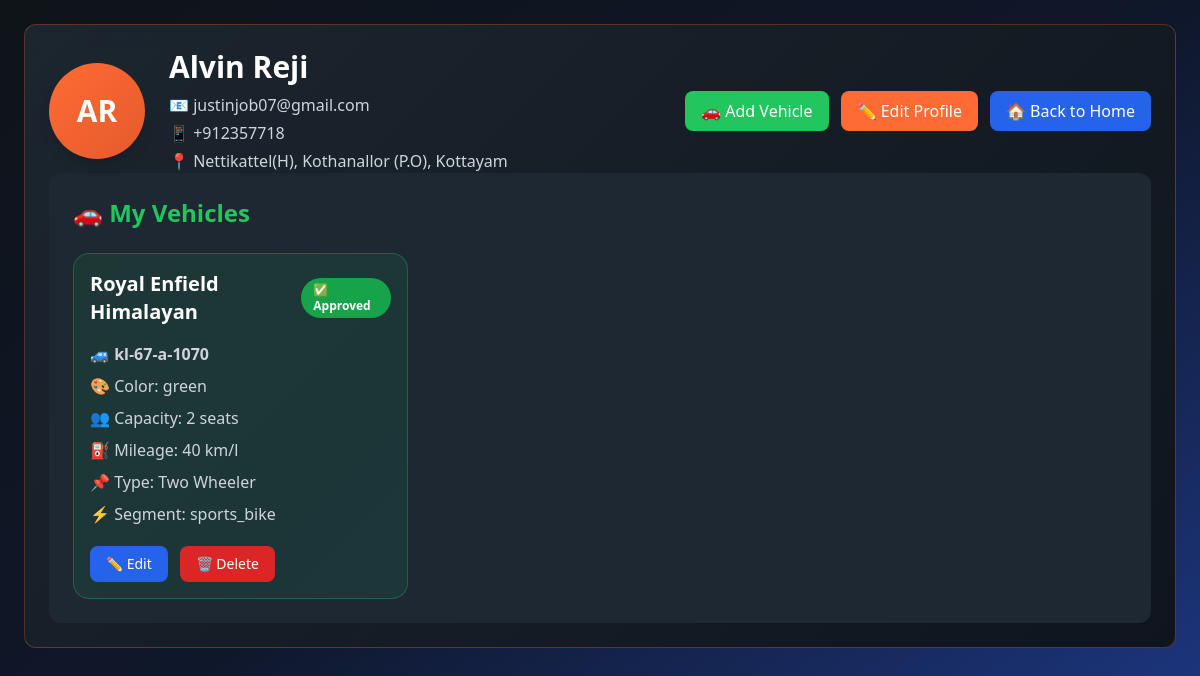
The app's page /user_profile (signed in) with its own data.
### home/models.py (models this page shows, shortened)
class User(AbstractUser):
    mobile = models.CharField(max_length=15,null=True, blank=True)
    address = models.CharField(max_length=200,null=True, blank=True)
    email = models.EmailField(null=True, blank=True, unique=True)
    gender = models.CharField(
        null=True, max_length=20,
        choices=[
            ('male', 'Male'),
            ('female', 'Female'),
            ('other','Others')
        ]
    )
    role = models.CharField(max_length= 20, null=True)
    rating = models.FloatField(default=0.0)
    profile_created=models.DateField(auto_now=True)
    preferences = models.JSONField(default=dict)
    is_blocked = models.CharField(default='no')

class Vehicle(models.Model):
    owner = models.ForeignKey(User, on_delete=models.CASCADE, related_name="vehicles")
    vehicle_number = models.CharField(max_length=20, unique=True)
    brand = models.CharField(max_length=50)
    model = models.CharField(max_length=50)
    color = models.CharField(max_length=30, blank=True, null=True)
    capacity = models.PositiveIntegerField(help_text="Number of passengers the vehicle can carry", default=4)
    vehicle_type = models.CharField(max_length=20)
    mileage = models.IntegerField(null=True)
    segment = models.CharField(null=True)
    created_at = models.DateTimeField(auto_now_add=True)
    vehicle_approval = models.CharField(default='pending')

### home/views.py (the view)
# urls.py: path('user_profile', home.views.user_profile, name='user_profile'),
def user_profile(request):
    user = request.user
    vehicles = Vehicle.objects.filter(owner=user)
    return render(request, 'user_profile.html', {'user': user, 'vehicles': vehicles})

### templates/user_profile.html (shortened to what this page needs)
{% load static %}
<!DOCTYPE html>
<html lang="en">
<head>
<script src="https://cdn.tailwindcss.com"></script>
</head>
<body class="bg-gradient-to-br from-dark-bg via-slate-900 to-blue-900 text-white min-h-screen">
<div class="max-w-7xl mx-auto p-6">
    <div class="profile-card rounded-xl p-6 mb-8">
        <div class="flex flex-col lg:flex-row items-start lg:items-center gap-6">
            <div class="flex items-center gap-6">
                <div class="w-24 h-24 bg-gradient-to-br from-carrot to-carrot-dark rounded-full flex items-center justify-center text-3xl font-bold shadow-lg">
                    {{ user.first_name|slice:":1" }}{{ user.last_name|slice:":1" }}
                </div>
                <div>
                    <h2 class="text-3xl font-bold text-white mb-2">{{ user.first_name }} {{ user.last_name }}</h2>
                    <p class="text-gray-300 mb-1">📧 {{ user.email }}</p>
                    <p class="text-gray-300 mb-1">📱 {{ user.mobile }}</p>
                    <p class="text-gray-300">📍 {{ user.address }}</p>
                </div>
            </div>
            <div class="flex flex-wrap gap-3 lg:ml-auto">
                <a href="{% url 'add_vehicle' %}" class="bg-green-accent hover:bg-green-700 px-4 py-2 rounded-lg transition-colors flex items-center">🚗 Add Vehicle</a>
                <a href="{% url 'edit_profile' %}" class="bg-carrot hover:bg-carrot-dark px-4 py-2 rounded-lg transition-colors flex items-center">✏️ Edit Profile</a>
                <a href="{% url 'user_home' %}" class="bg-blue-accent hover:bg-blue-dark px-4 py-2 rounded-lg transition-colors flex items-center">🏠 Back to Home</a>
            </div>
        </div>
    <div id="vehicles" class="bg-dark-card p-6 rounded-xl">
        <h3 class="text-2xl font-bold text-green-accent mb-6 flex items-center gap-2">🚗 My Vehicles</h3>
        {% if vehicles %}
        <div class="grid grid-cols-1 md:grid-cols-2 lg:grid-cols-3 gap-6">
            {% for v in vehicles %}
            <div class="vehicle-card">
                <div class="flex justify-between items-center mb-4">
                    <h4 class="text-xl font-bold">{{ v.brand }} {{ v.model }}</h4>
                    {% if v.vehicle_approval == "approved" %}
                        <span class="bg-green-600 px-3 py-1 rounded-full text-xs font-semibold">✅ Approved</span>
                    {% else %}
                        <span class="bg-yellow-600 px-3 py-1 rounded-full text-xs font-semibold">⏳ Pending</span>
                    {% endif %}
                </div>
                <div class="space-y-2 text-gray-300">
                    <p>🚙 <strong>{{ v.vehicle_number }}</strong></p>
                    <p>🎨 Color: {{ v.color|default:"N/A" }}</p>
                    <p>👥 Capacity: {{ v.capacity }} seats</p>
                    <p>⛽ Mileage: {{ v.mileage|default:"N/A" }} km/l</p>
                    <p>📌 Type: {{ v.vehicle_type }}</p>
                    <p>⚡ Segment: {{ v.segment|default:"N/A" }}</p>
                </div>
                <div class="mt-5 flex gap-3">
                    <a href="{% url 'edit_vehicle' v.id %}" class="bg-blue-600 hover:bg-blue-700 text-white text-sm px-4 py-2 rounded-lg">✏️ Edit</a>
                    <a href="{% url 'delete_vehicle' v.id %}" class="bg-red-600 hover:bg-red-700 text-white text-sm px-4 py-2 rounded-lg">🗑 Delete</a>
                </div>
            </div>
            {% endfor %}
        </div>
        {% else %}
            <p class="text-gray-400">You don’t have any vehicles yet. Add one to start offering rides.</p>
        {% endif %}
    </div>
</div>
</body>
</html>

### templates/user_profile.html (style rules this page uses)
.profile-card { background: linear-gradient(135deg, rgba(30, 40, 50, 0.9) 0%, rgba(15, 20, 25, 0.95) 100%); border: 1px solid rgba(255, 107, 53, 0.3); backdrop-filter: blur(10px); }
.vehicle-card { background: linear-gradient(135deg, rgba(34, 197, 94, 0.1) 0%, rgba(16, 185, 129, 0.1) 100%); border: 1px solid rgba(34, 197, 94, 0.3); padding: 1rem; border-radius: 1rem; transition: transform 0.3s ease; }

### records on screen
User: first_name "A", last_name "R", first_name "Alvin", last_name "Reji", email "justinjob07@gmail.com", mobile "+912357718", address "Nettikattel(H), Kothanallor (P.O), Kottayam"
Vehicle: brand "Royal Enfield", model "Himalayan", vehicle_approval "✅ Approved", vehicle_number "kl-67-a-1070", color "green", capacity "2", mileage "40", vehicle_type "Two Wheeler", segment "sports_bike"
